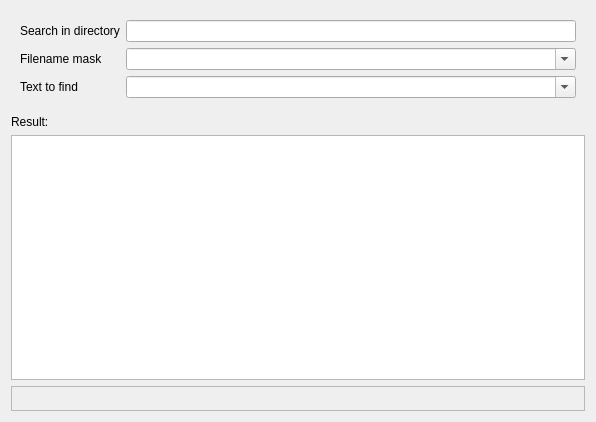
<?xml version="1.0" encoding="UTF-8"?>
<ui version="4.0">
 <class>FindInFilesDialog</class>
 <widget class="QDialog" name="FindInFilesDialog">
  <property name="geometry">
   <rect>
    <x>0</x>
    <y>0</y>
    <width>596</width>
    <height>422</height>
   </rect>
  </property>
  <property name="windowTitle">
   <string>Find in files</string>
  </property>
  <layout class="QVBoxLayout" name="verticalLayout_2">
   <item>
    <widget class="QWidget" name="widget_2" native="true">
     <layout class="QGridLayout" name="gridLayout">
      <item row="0" column="0">
       <widget class="QLabel" name="SearchInLabel">
        <property name="text">
         <string>Search in directory</string>
        </property>
       </widget>
      </item>
      <item row="0" column="1">
       <widget class="QLineEdit" name="SearchInEdit"/>
      </item>
      <item row="1" column="0">
       <widget class="QLabel" name="FilenameMaskLabel">
        <property name="text">
         <string>Filename mask</string>
        </property>
       </widget>
      </item>
      <item row="1" column="1">
       <widget class="QComboBox" name="FilenameMaskEdit">
        <property name="editable">
         <bool>true</bool>
        </property>
       </widget>
      </item>
      <item row="2" column="0">
       <widget class="QLabel" name="FindTextLabel">
        <property name="text">
         <string>Text to find</string>
        </property>
       </widget>
      </item>
      <item row="2" column="1">
       <widget class="QComboBox" name="FindTextEdit">
        <property name="editable">
         <bool>true</bool>
        </property>
       </widget>
      </item>
     </layout>
    </widget>
   </item>
   <item>
    <widget class="QWidget" name="widget" native="true">
     <layout class="QVBoxLayout" name="verticalLayout">
      <property name="leftMargin">
       <number>0</number>
      </property>
      <property name="topMargin">
       <number>2</number>
      </property>
      <property name="rightMargin">
       <number>0</number>
      </property>
      <property name="bottomMargin">
       <number>0</number>
      </property>
      <item>
       <widget class="QLabel" name="ResultLabel">
        <property name="text">
         <string>Result:</string>
        </property>
       </widget>
      </item>
      <item>
       <widget class="QListView" name="ResultView">
        <property name="selectionBehavior">
         <enum>QAbstractItemView::SelectRows</enum>
        </property>
        <property name="uniformItemSizes">
         <bool>false</bool>
        </property>
       </widget>
      </item>
     </layout>
    </widget>
   </item>
   <item>
    <widget class="QScrollArea" name="scrollArea">
     <property name="maximumSize">
      <size>
       <width>16777215</width>
       <height>25</height>
      </size>
     </property>
     <property name="horizontalScrollBarPolicy">
      <enum>Qt::ScrollBarAlwaysOff</enum>
     </property>
     <property name="widgetResizable">
      <bool>true</bool>
     </property>
     <widget class="QWidget" name="scrollAreaWidgetContents">
      <property name="geometry">
       <rect>
        <x>0</x>
        <y>0</y>
        <width>570</width>
        <height>23</height>
       </rect>
      </property>
      <layout class="QVBoxLayout" name="verticalLayout_3">
       <property name="leftMargin">
        <number>0</number>
       </property>
       <property name="topMargin">
        <number>0</number>
       </property>
       <property name="rightMargin">
        <number>0</number>
       </property>
       <property name="bottomMargin">
        <number>0</number>
       </property>
       <item>
        <widget class="QLabel" name="ProgressLabel">
         <property name="sizePolicy">
          <sizepolicy hsizetype="Minimum" vsizetype="Preferred">
           <horstretch>0</horstretch>
           <verstretch>0</verstretch>
          </sizepolicy>
         </property>
         <property name="text">
          <string/>
         </property>
        </widget>
       </item>
      </layout>
     </widget>
    </widget>
   </item>
  </layout>
 </widget>
 <tabstops>
  <tabstop>FilenameMaskEdit</tabstop>
  <tabstop>SearchInEdit</tabstop>
  <tabstop>FindTextEdit</tabstop>
  <tabstop>ResultView</tabstop>
 </tabstops>
 <resources/>
 <connections/>
</ui>
